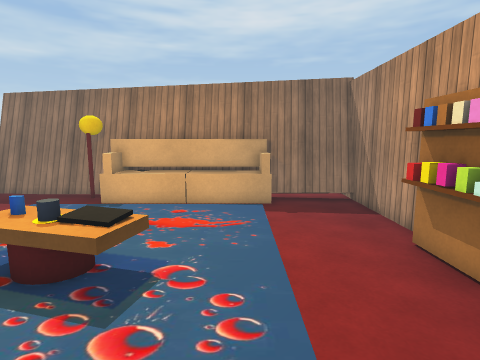
view 1 (above)

12 first-person views from a walk through a 3-D level made in the Unity game engine. The camera is 1.5 m above the floor, tilts 8° down and sees 80° across. The floor is counted in squares, 0.5 m on a side. Each view is taken from the middle of a square. On the plan, view 1 faces up. The plan holds only what a view shows up to about 20 squares ahead; the rest is blank. The player character is not drawn. Some surface patterns are stand-ins.

view 2
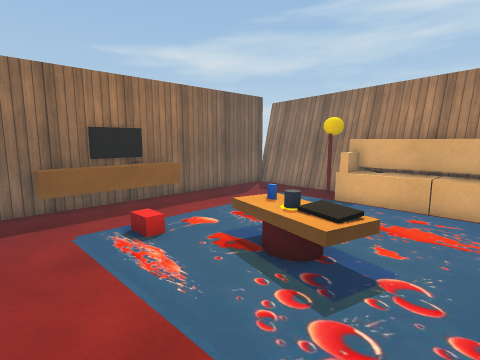

view 3
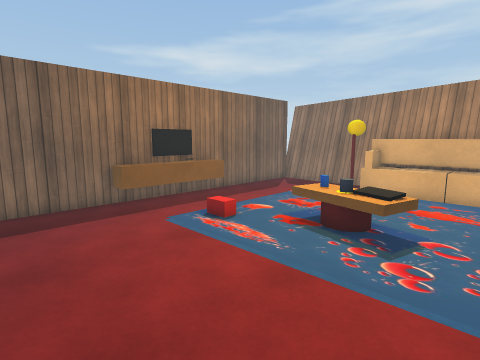

view 4
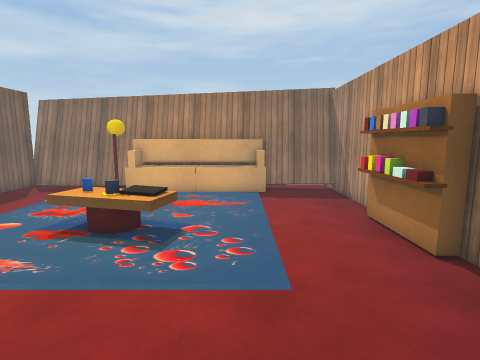

view 5
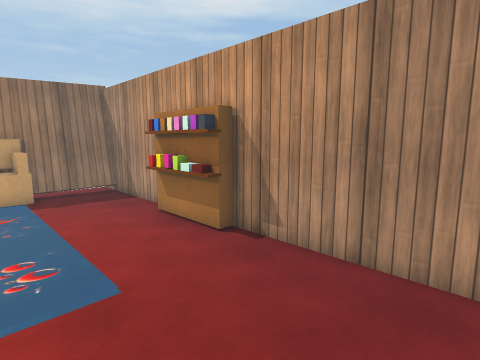

view 6
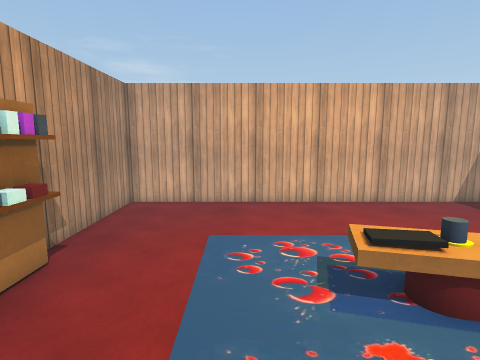

view 7
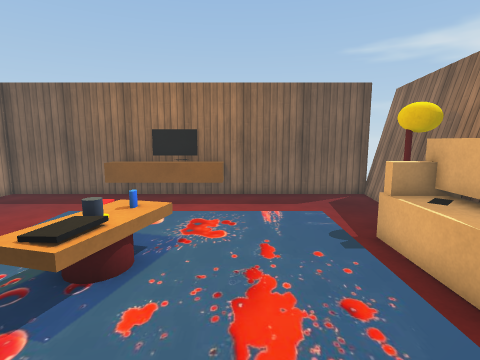

view 8
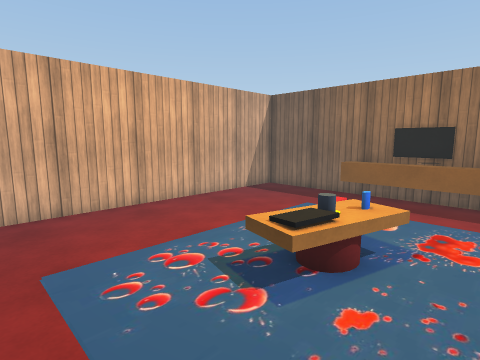

view 9
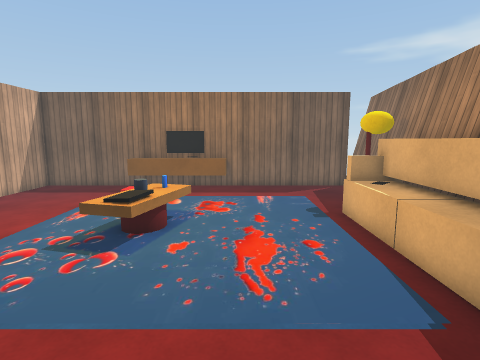

view 10
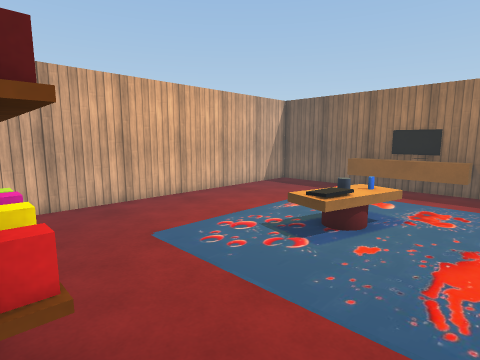

view 11
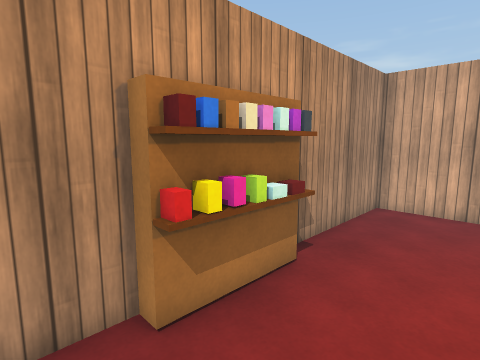

view 12
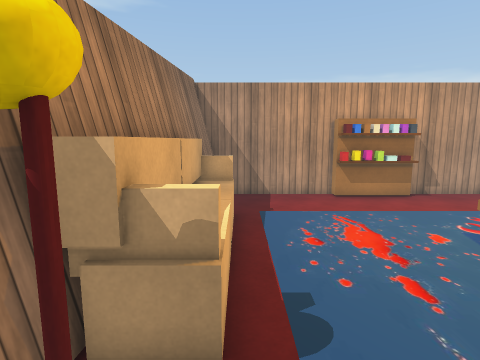

### Floor plan
Key: @ floor where view 1 was taken; # wall or solid block; x gap in a wall; . floor; = window, fence, low wall or low ledge; ^ raised ledge; O other object.
Columns run from 14 left of view 1 to 6 right of it. Each row starts with its distance up from view 1.
 16 ###############
 15 #.....##^^^^^^^######
 14 #..... OOOOOOOOO#===#
 13 #.......OOOOOOOO....#
 12 #...................#
 11 #...................#
 10 #...................#
  9 #...................#
  8 #^................###
  7 #^......=^^=...... #
  6 #^......^^O^^..... #
  5 #^........x^=..... #
  4 #^....O........... ##
  3 #^..................#
  2 #^..................#
  1 #...................#
  0 #.............@.....#
 -1 #...................#
 -2 #...................#
 -3 #...................#
 -4 #####################

Positions as (right, up) in squares from view 1, and headings:
1: (0, 0), facing up
2: (0, 0), facing up-left
3: (0, -3), facing up-left
4: (0, -3), facing up
5: (-1, -3), facing up-right
6: (0, 11), facing down
7: (2, 9), facing left
8: (2, 9), facing down-left
9: (5, 9), facing left
10: (5, 10), facing down-left
11: (1, 10), facing down-right
12: (-10, 13), facing right
